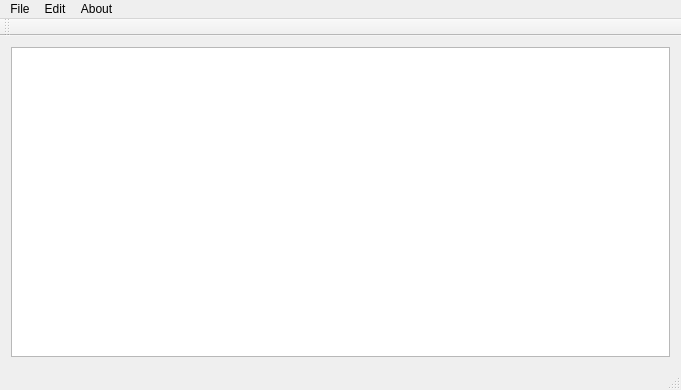
<?xml version="1.0" encoding="UTF-8"?>
<ui version="4.0">
 <class>NotepadClass</class>
 <widget class="QMainWindow" name="NotepadClass">
  <property name="geometry">
   <rect>
    <x>0</x>
    <y>0</y>
    <width>681</width>
    <height>390</height>
   </rect>
  </property>
  <property name="acceptDrops">
   <bool>false</bool>
  </property>
  <property name="windowTitle">
   <string>Notepad</string>
  </property>
  <widget class="QWidget" name="centralWidget">
   <layout class="QVBoxLayout" name="verticalLayout_2">
    <item>
     <layout class="QVBoxLayout" name="verticalLayout"/>
    </item>
    <item>
     <widget class="QTextEdit" name="textEdit"/>
    </item>
   </layout>
  </widget>
  <widget class="QToolBar" name="mainToolBar">
   <attribute name="toolBarArea">
    <enum>TopToolBarArea</enum>
   </attribute>
   <attribute name="toolBarBreak">
    <bool>false</bool>
   </attribute>
  </widget>
  <widget class="QStatusBar" name="statusBar"/>
  <widget class="QMenuBar" name="menuBar">
   <property name="geometry">
    <rect>
     <x>0</x>
     <y>0</y>
     <width>681</width>
     <height>22</height>
    </rect>
   </property>
   <widget class="QMenu" name="menuFile">
    <property name="title">
     <string>File</string>
    </property>
    <addaction name="actionNew"/>
    <addaction name="actionOpen"/>
    <addaction name="actionSave"/>
    <addaction name="actionSave_as"/>
    <addaction name="actionExit"/>
   </widget>
   <widget class="QMenu" name="menuEdit">
    <property name="title">
     <string>Edit</string>
    </property>
    <addaction name="actionColor"/>
    <addaction name="actionFont"/>
    <addaction name="separator"/>
    <addaction name="actionCopy"/>
    <addaction name="actionCut"/>
    <addaction name="actionPaste"/>
    <addaction name="separator"/>
    <addaction name="actionUndo"/>
    <addaction name="actionRedo"/>
    <addaction name="separator"/>
    <addaction name="actionItalic"/>
    <addaction name="actionBold"/>
    <addaction name="actionUnderline"/>
   </widget>
   <widget class="QMenu" name="menuAbout">
    <property name="acceptDrops">
     <bool>true</bool>
    </property>
    <property name="title">
     <string>About</string>
    </property>
    <addaction name="actionAbout"/>
   </widget>
   <addaction name="menuFile"/>
   <addaction name="menuEdit"/>
   <addaction name="menuAbout"/>
  </widget>
  <action name="actionNew">
   <property name="icon">
    <iconset resource="Notepad.qrc">
     <normaloff>:/Notepad/images/new.png</normaloff>:/Notepad/images/new.png</iconset>
   </property>
   <property name="text">
    <string>&amp;New</string>
   </property>
  </action>
  <action name="actionOpen">
   <property name="icon">
    <iconset resource="Notepad.qrc">
     <normaloff>:/Notepad/images/open.png</normaloff>:/Notepad/images/open.png</iconset>
   </property>
   <property name="text">
    <string>&amp;Open</string>
   </property>
  </action>
  <action name="actionSave">
   <property name="icon">
    <iconset resource="Notepad.qrc">
     <normaloff>:/Notepad/images/save.png</normaloff>:/Notepad/images/save.png</iconset>
   </property>
   <property name="text">
    <string>&amp;Save</string>
   </property>
  </action>
  <action name="actionSave_as">
   <property name="icon">
    <iconset resource="Notepad.qrc">
     <normaloff>:/Notepad/images/save_as.png</normaloff>:/Notepad/images/save_as.png</iconset>
   </property>
   <property name="text">
    <string>&amp;Save as</string>
   </property>
  </action>
  <action name="actionExit">
   <property name="icon">
    <iconset resource="Notepad.qrc">
     <normaloff>:/Notepad/images/exit.png</normaloff>:/Notepad/images/exit.png</iconset>
   </property>
   <property name="text">
    <string>&amp;Exit</string>
   </property>
  </action>
  <action name="actionColor">
   <property name="text">
    <string>&amp;Color</string>
   </property>
  </action>
  <action name="actionFont">
   <property name="icon">
    <iconset resource="Notepad.qrc">
     <normaloff>:/Notepad/images/font.png</normaloff>:/Notepad/images/font.png</iconset>
   </property>
   <property name="text">
    <string>&amp;Font</string>
   </property>
  </action>
  <action name="actionCopy">
   <property name="checkable">
    <bool>true</bool>
   </property>
   <property name="icon">
    <iconset resource="Notepad.qrc">
     <normaloff>:/Notepad/images/copy.png</normaloff>:/Notepad/images/copy.png</iconset>
   </property>
   <property name="text">
    <string>&amp;Copy</string>
   </property>
  </action>
  <action name="actionCut">
   <property name="icon">
    <iconset resource="Notepad.qrc">
     <normaloff>:/Notepad/images/cut.png</normaloff>:/Notepad/images/cut.png</iconset>
   </property>
   <property name="text">
    <string>&amp;Cut</string>
   </property>
  </action>
  <action name="actionPaste">
   <property name="icon">
    <iconset resource="Notepad.qrc">
     <normaloff>:/Notepad/images/paste.png</normaloff>:/Notepad/images/paste.png</iconset>
   </property>
   <property name="text">
    <string>&amp;Paste</string>
   </property>
  </action>
  <action name="actionUndo">
   <property name="icon">
    <iconset resource="Notepad.qrc">
     <normaloff>:/Notepad/images/edit_undo.png</normaloff>:/Notepad/images/edit_undo.png</iconset>
   </property>
   <property name="text">
    <string>&amp;Undo</string>
   </property>
  </action>
  <action name="actionRedo">
   <property name="icon">
    <iconset resource="Notepad.qrc">
     <normaloff>:/Notepad/images/edit_redo.png</normaloff>:/Notepad/images/edit_redo.png</iconset>
   </property>
   <property name="text">
    <string>&amp;Redo</string>
   </property>
  </action>
  <action name="actionItalic">
   <property name="checkable">
    <bool>true</bool>
   </property>
   <property name="icon">
    <iconset resource="Notepad.qrc">
     <normaloff>:/Notepad/images/italic.png</normaloff>:/Notepad/images/italic.png</iconset>
   </property>
   <property name="text">
    <string>Italic</string>
   </property>
  </action>
  <action name="actionBold">
   <property name="checkable">
    <bool>true</bool>
   </property>
   <property name="icon">
    <iconset resource="Notepad.qrc">
     <normaloff>:/Notepad/images/bold.png</normaloff>:/Notepad/images/bold.png</iconset>
   </property>
   <property name="text">
    <string>Bold</string>
   </property>
  </action>
  <action name="actionUnderline">
   <property name="checkable">
    <bool>true</bool>
   </property>
   <property name="icon">
    <iconset resource="Notepad.qrc">
     <normaloff>:/Notepad/images/underline.png</normaloff>:/Notepad/images/underline.png</iconset>
   </property>
   <property name="text">
    <string>Underline</string>
   </property>
  </action>
  <action name="actionAbout">
   <property name="text">
    <string>About</string>
   </property>
  </action>
 </widget>
 <layoutdefault spacing="6" margin="11"/>
 <resources>
  <include location="Notepad.qrc"/>
 </resources>
 <connections/>
</ui>
